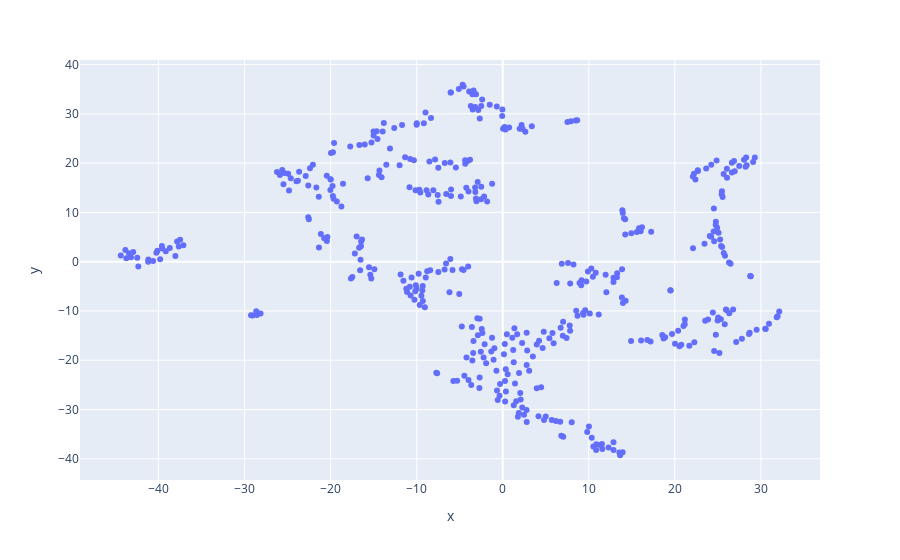

Notebook code for this chart:
### Code cell
px.scatter(data_frame=emb_df, x='x', y='y', hover_name="idx")

### Figure 1 — Plotly figure (JSON) as saved in the notebook; plotly's stock layout.template omitted (floating-point values rounded to 4 significant figures; data arrays with more than 128 entries replaced by an {"elided": "..."} marker saying what was removed)
{"data": [{"hovertemplate": "<b>%{hovertext}</b><br><br>x=%{x}<br>y=%{y}<extra></extra>", "hovertext": {"elided": "440 int values"}, "legendgroup": "", "marker": {"color": "#636efa", "symbol": "circle"}, "mode": "markers", "name": "", "orientation": "v", "showlegend": false, "type": "scatter", "x": {"elided": "440 float values"}, "xaxis": "x", "y": {"elided": "440 float values"}, "yaxis": "y"}], "layout": {"autosize": true, "legend": {"tracegroupgap": 0}, "margin": {"t": 60}, "xaxis": {"anchor": "y", "autorange": true, "domain": [0, 1], "range": [-49.24, 36.99], "title": {"text": "x"}, "type": "linear"}, "yaxis": {"anchor": "x", "autorange": true, "domain": [0, 1], "range": [-45.11, 41.73], "title": {"text": "y"}, "type": "linear"}}}
